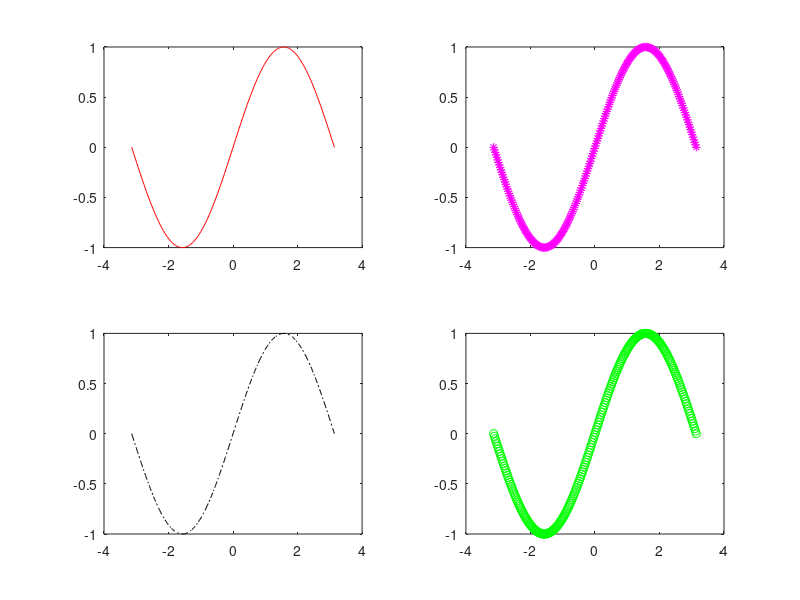

Here is the MATLAB script that generated this plot:
subplot(1, 1, 1)
x = linspace(-pi, pi, 250)
y = sin(x);
subplot(2,2,1), plot(x,y,'r')
subplot(2,2,2), plot(x,y,'m*')
subplot(2,2,3), plot(x,y,'k-.')
subplot(2,2,4), plot(x,y,'go')